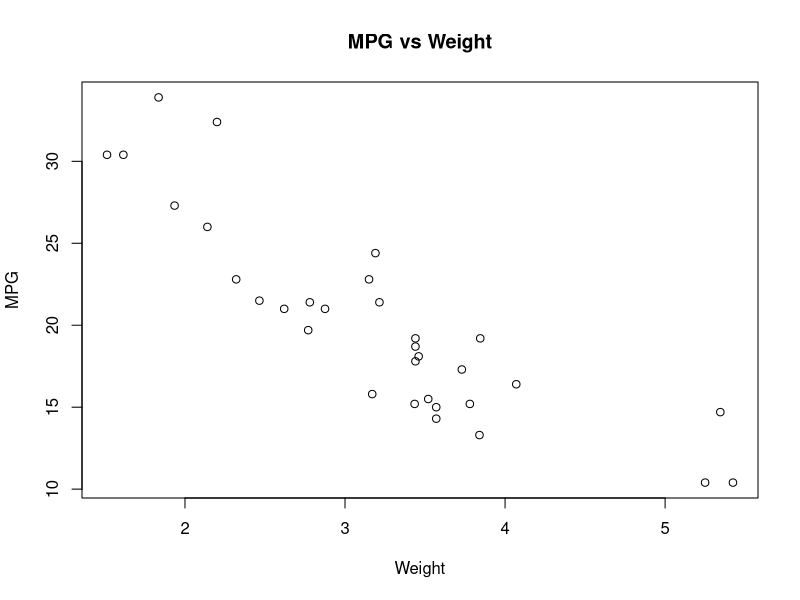
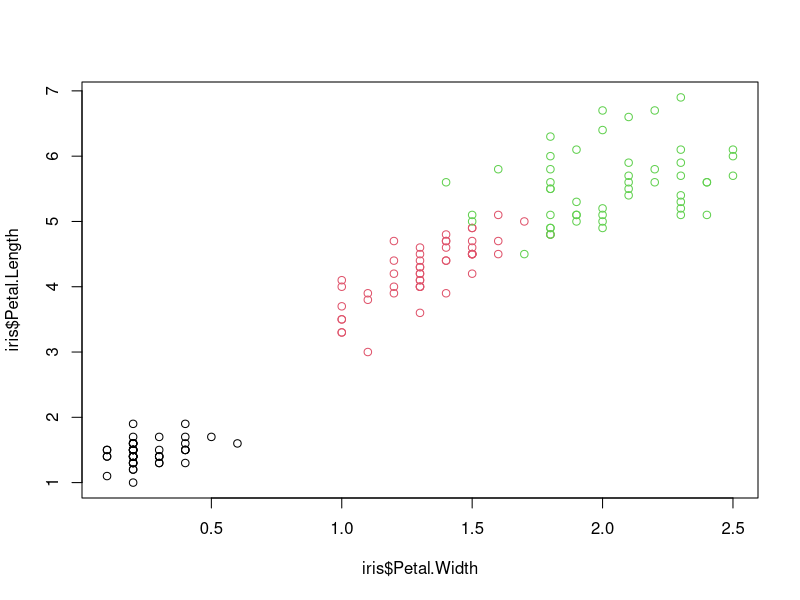
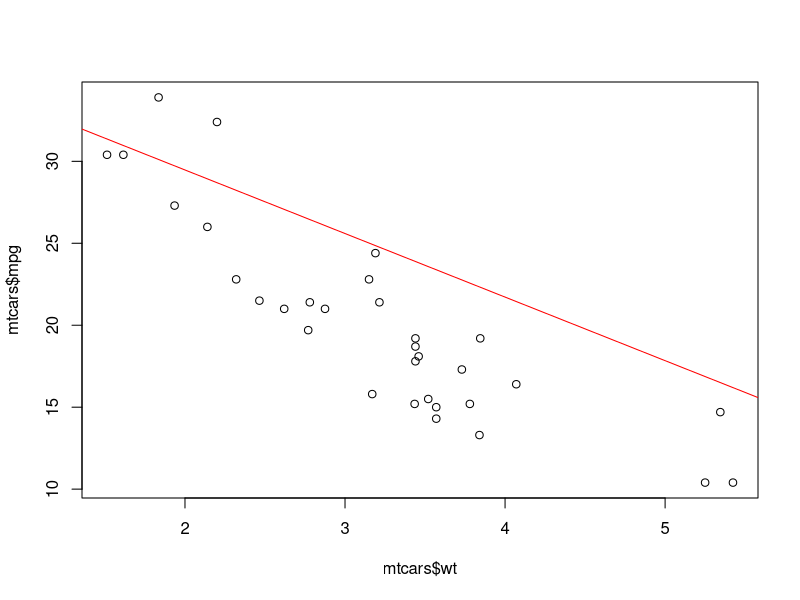

The R script that drew these images, in order:
# Load built-in dataset
data(mtcars)
data(iris)

# View structure
str(mtcars)
str(iris)

# Summary statistics
summary(mtcars)
summary(iris)

# Base R plot for mtcars
plot(mtcars$wt, mtcars$mpg, main="MPG vs Weight", xlab="Weight", ylab="MPG")

# Base R plot for iris
plot(iris$Petal.Length ~ iris$Petal.Width, col=iris$Species)

# Step 2: Build the linear regression model
model1 <- lm(mpg ~ wt + hp, data = mtcars)

# Step 3: Create new data for prediction
newdata <- data.frame(wt = 3, hp = 110)

# Step 4: Predict mpg
predict(model1, newdata)

# Plot with regression line
plot(mtcars$wt, mtcars$mpg)
abline(model1, col="red")